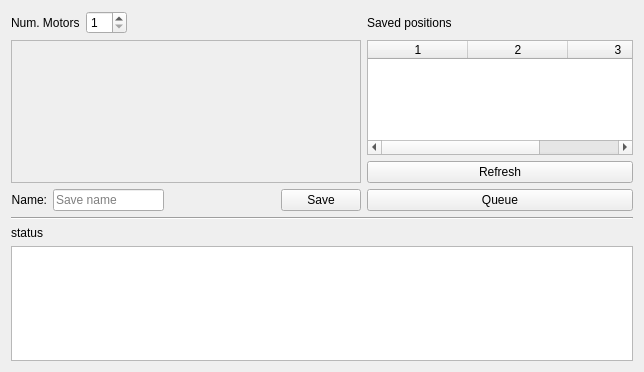
<?xml version="1.0" encoding="UTF-8"?>
<ui version="4.0">
 <class>Form</class>
 <widget class="QWidget" name="Form">
  <property name="geometry">
   <rect>
    <x>0</x>
    <y>0</y>
    <width>644</width>
    <height>372</height>
   </rect>
  </property>
  <property name="windowTitle">
   <string>Move motor</string>
  </property>
  <layout class="QVBoxLayout" name="verticalLayout_2">
   <item>
    <layout class="QHBoxLayout" name="horizontalLayout">
     <item>
      <layout class="QGridLayout" name="gridLayout_2">
       <item row="0" column="1">
        <widget class="QLabel" name="num_motor_label_3">
         <property name="sizePolicy">
          <sizepolicy hsizetype="Fixed" vsizetype="Preferred">
           <horstretch>0</horstretch>
           <verstretch>0</verstretch>
          </sizepolicy>
         </property>
         <property name="text">
          <string>Saved positions</string>
         </property>
        </widget>
       </item>
       <item row="1" column="1">
        <layout class="QVBoxLayout" name="verticalLayout">
         <item>
          <widget class="QTableWidget" name="saved_positions_tableWidget">
           <property name="sizePolicy">
            <sizepolicy hsizetype="Expanding" vsizetype="Expanding">
             <horstretch>0</horstretch>
             <verstretch>0</verstretch>
            </sizepolicy>
           </property>
           <property name="maximumSize">
            <size>
             <width>50000</width>
             <height>16777215</height>
            </size>
           </property>
           <property name="editTriggers">
            <set>QAbstractItemView::NoEditTriggers</set>
           </property>
           <property name="sortingEnabled">
            <bool>true</bool>
           </property>
           <property name="columnCount">
            <number>3</number>
           </property>
           <attribute name="horizontalHeaderCascadingSectionResizes">
            <bool>true</bool>
           </attribute>
           <attribute name="horizontalHeaderShowSortIndicator" stdset="0">
            <bool>true</bool>
           </attribute>
           <attribute name="horizontalHeaderStretchLastSection">
            <bool>true</bool>
           </attribute>
           <attribute name="verticalHeaderShowSortIndicator" stdset="0">
            <bool>true</bool>
           </attribute>
           <column/>
           <column/>
           <column/>
          </widget>
         </item>
         <item>
          <widget class="QPushButton" name="refresh_button">
           <property name="text">
            <string>Refresh</string>
           </property>
          </widget>
         </item>
         <item>
          <widget class="QueueButton" name="run_button">
           <property name="text">
            <string>Queue</string>
           </property>
          </widget>
         </item>
        </layout>
       </item>
       <item row="0" column="0">
        <layout class="QHBoxLayout" name="horizontalLayout_2">
         <item>
          <widget class="QLabel" name="num_motor_label">
           <property name="sizePolicy">
            <sizepolicy hsizetype="Fixed" vsizetype="Preferred">
             <horstretch>0</horstretch>
             <verstretch>0</verstretch>
            </sizepolicy>
           </property>
           <property name="text">
            <string>Num. Motors</string>
           </property>
          </widget>
         </item>
         <item>
          <widget class="QSpinBox" name="num_motor_spin_box">
           <property name="enabled">
            <bool>true</bool>
           </property>
           <property name="wrapping">
            <bool>false</bool>
           </property>
           <property name="readOnly">
            <bool>false</bool>
           </property>
           <property name="correctionMode">
            <enum>QAbstractSpinBox::CorrectToNearestValue</enum>
           </property>
           <property name="minimum">
            <number>1</number>
           </property>
           <property name="value">
            <number>1</number>
           </property>
           <property name="displayIntegerBase">
            <number>10</number>
           </property>
          </widget>
         </item>
         <item>
          <spacer name="horizontalSpacer">
           <property name="orientation">
            <enum>Qt::Horizontal</enum>
           </property>
           <property name="sizeHint" stdset="0">
            <size>
             <width>40</width>
             <height>20</height>
            </size>
           </property>
          </spacer>
         </item>
        </layout>
       </item>
       <item row="1" column="0">
        <layout class="QVBoxLayout" name="verticalLayout_3">
         <item>
          <widget class="QScrollArea" name="scrollArea">
           <property name="sizePolicy">
            <sizepolicy hsizetype="MinimumExpanding" vsizetype="Expanding">
             <horstretch>0</horstretch>
             <verstretch>0</verstretch>
            </sizepolicy>
           </property>
           <property name="minimumSize">
            <size>
             <width>350</width>
             <height>0</height>
            </size>
           </property>
           <property name="widgetResizable">
            <bool>true</bool>
           </property>
           <widget class="QWidget" name="scrollAreaWidgetContents">
            <property name="geometry">
             <rect>
              <x>0</x>
              <y>0</y>
              <width>348</width>
              <height>134</height>
             </rect>
            </property>
            <layout class="QVBoxLayout" name="verticalLayout_5">
             <item>
              <layout class="QVBoxLayout" name="title_layout">
               <property name="topMargin">
                <number>5</number>
               </property>
               <property name="bottomMargin">
                <number>5</number>
               </property>
              </layout>
             </item>
             <item>
              <layout class="QVBoxLayout" name="regions_layout">
               <property name="topMargin">
                <number>5</number>
               </property>
               <property name="bottomMargin">
                <number>5</number>
               </property>
              </layout>
             </item>
             <item>
              <spacer name="verticalSpacer_2">
               <property name="orientation">
                <enum>Qt::Vertical</enum>
               </property>
               <property name="sizeHint" stdset="0">
                <size>
                 <width>20</width>
                 <height>40</height>
                </size>
               </property>
              </spacer>
             </item>
            </layout>
           </widget>
          </widget>
         </item>
         <item>
          <layout class="QHBoxLayout" name="horizontalLayout_6">
           <item>
            <widget class="QLabel" name="label_3">
             <property name="text">
              <string>Name:</string>
             </property>
             <property name="alignment">
              <set>Qt::AlignRight|Qt::AlignTrailing|Qt::AlignVCenter</set>
             </property>
            </widget>
           </item>
           <item>
            <widget class="QLineEdit" name="lineEdit_name">
             <property name="toolTip">
              <string>Type a name for this position configurations</string>
             </property>
             <property name="placeholderText">
              <string>Save name</string>
             </property>
            </widget>
           </item>
           <item>
            <spacer name="buttons_spacer_3">
             <property name="orientation">
              <enum>Qt::Horizontal</enum>
             </property>
             <property name="sizeHint" stdset="0">
              <size>
               <width>40</width>
               <height>20</height>
              </size>
             </property>
            </spacer>
           </item>
           <item>
            <widget class="QPushButton" name="save_button">
             <property name="text">
              <string>Save</string>
             </property>
            </widget>
           </item>
          </layout>
         </item>
        </layout>
       </item>
      </layout>
     </item>
    </layout>
   </item>
   <item>
    <widget class="Line" name="line_9">
     <property name="orientation">
      <enum>Qt::Horizontal</enum>
     </property>
    </widget>
   </item>
   <item>
    <widget class="QLabel" name="num_motor_label_2">
     <property name="sizePolicy">
      <sizepolicy hsizetype="Fixed" vsizetype="Preferred">
       <horstretch>0</horstretch>
       <verstretch>0</verstretch>
      </sizepolicy>
     </property>
     <property name="text">
      <string>status</string>
     </property>
    </widget>
   </item>
   <item>
    <widget class="QTextBrowser" name="textBrowser">
     <property name="enabled">
      <bool>true</bool>
     </property>
     <property name="sizePolicy">
      <sizepolicy hsizetype="MinimumExpanding" vsizetype="Maximum">
       <horstretch>0</horstretch>
       <verstretch>0</verstretch>
      </sizepolicy>
     </property>
     <property name="minimumSize">
      <size>
       <width>0</width>
       <height>50</height>
      </size>
     </property>
     <property name="maximumSize">
      <size>
       <width>16777215</width>
       <height>500</height>
      </size>
     </property>
    </widget>
   </item>
  </layout>
 </widget>
 <customwidgets>
  <customwidget>
   <class>QueueButton</class>
   <extends>QPushButton</extends>
   <header>firefly.queue_button</header>
  </customwidget>
 </customwidgets>
 <resources/>
 <connections/>
</ui>
